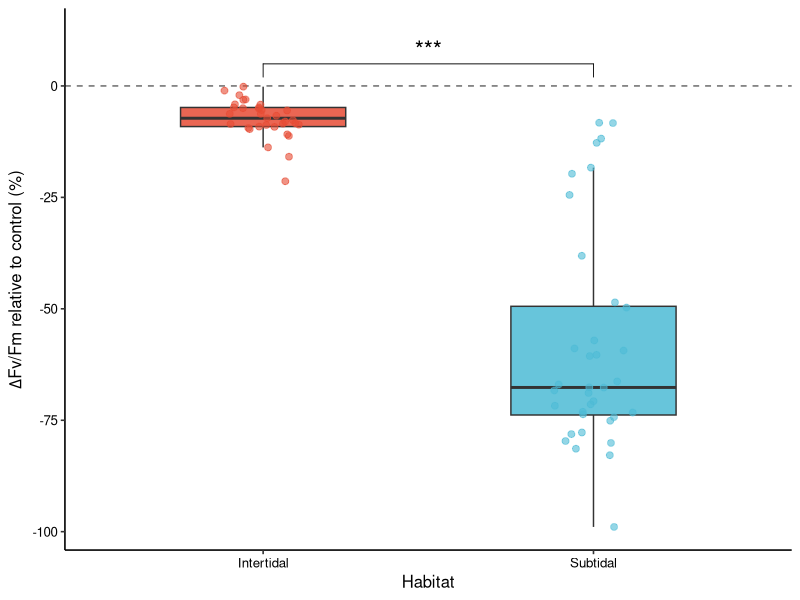
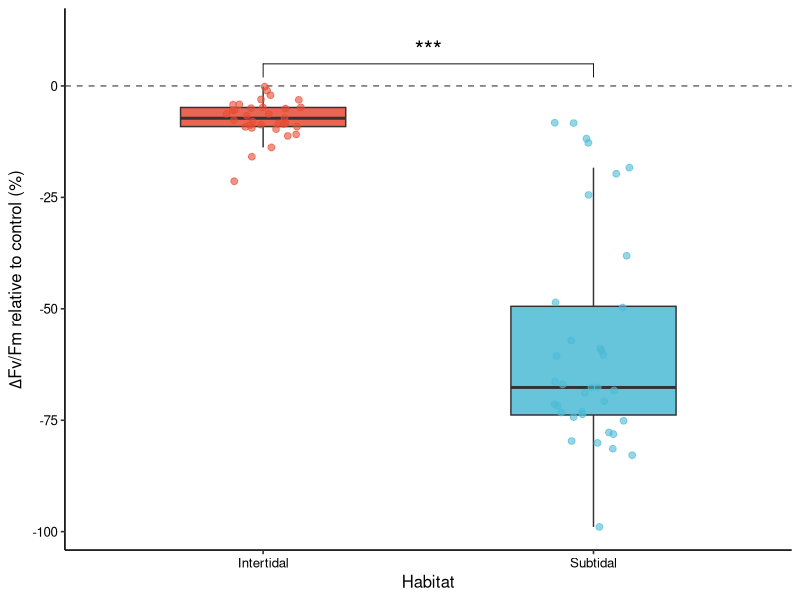
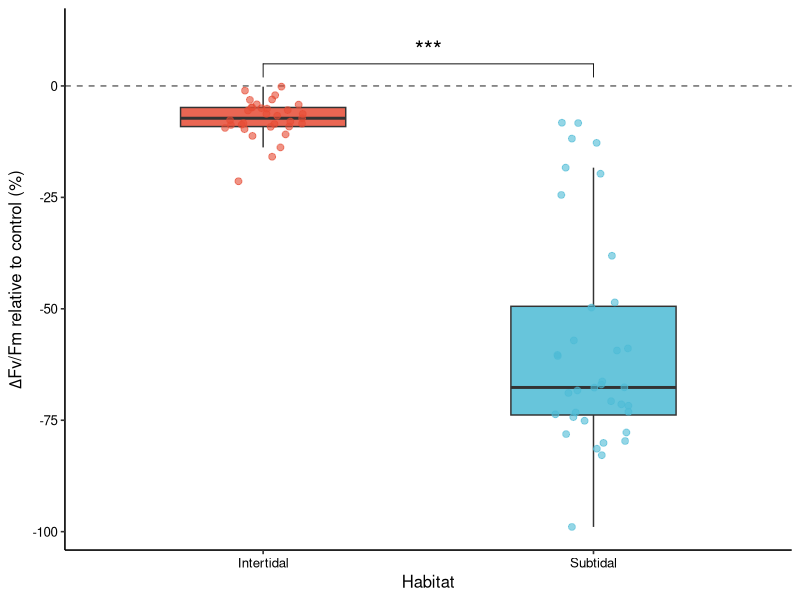

Write R code to recreate these figures, in order.
# =============================================================================
# Fig. 1E — Heat-induced change in Fv/Fm relative to control, Intertidal vs Subtidal.
# DESIGN: split-colony. Each colony was split into one Control (29 C) and one
#   Heat (33 C) fragment.
# =============================================================================
library(ggplot2)
library(dplyr)
library(tidyr)
library(ggpubr)

habitat_colors <- c("IT" = "#E64B35FF", "ST" = "#4DBBD5FF")
habitat_labels <- c("IT" = "Intertidal", "ST" = "Subtidal")


sep <- if (grepl("\t", readLines("FvFm.csv", n = 1))) "\t" else ","
d <- read.csv("FvFm.csv", header = TRUE, sep = sep, check.names = FALSE)

d <- d %>%
  mutate(
    BaseGroup = gsub("-C$|-H$", "", Group),            # IT / ST
    Treatment = ifelse(grepl("-H$", Group), "Heated", "Control"),
    ColonyID  = sub("^.*[CH]", "", Sample)             
  )
stopifnot(all(d$BaseGroup %in% c("IT", "ST")),
          all(d$Treatment %in% c("Control", "Heated")))


wide <- d %>%
  pivot_wider(id_cols = c(BaseGroup, ColonyID),
              names_from = Treatment, values_from = MQY)
if (anyNA(wide$Control) || anyNA(wide$Heated))
  stop("Some colonies lack a matching Control/Heat fragment (pairing not 1:1). ",
       "Check the sample IDs in FvFm.csv.")

wide <- wide %>% mutate(ChangeRate = (Heated - Control) / Control * 100)
wide$BaseGroup <- factor(wide$BaseGroup, levels = c("IT", "ST"))


between_res <- wilcox.test(ChangeRate ~ BaseGroup, data = wide)


within_res <- lapply(c("IT", "ST"), function(g) {
  sub <- wide[wide$BaseGroup == g, ]
  wilcox.test(sub$Heated, sub$Control, paired = TRUE, exact = FALSE)
})
names(within_res) <- c("IT", "ST")

med <- wide %>% group_by(BaseGroup) %>%
  summarise(n = n(), median_change_pct = median(ChangeRate), .groups = "drop")

sink("Figure_1E_stats.txt")
cat("Design: split-colony (paired within habitat)\n\nMedian % change by habitat:\n")
print(as.data.frame(med))
cat("\nBetween-habitat Wilcoxon rank-sum (change rates):\n"); print(between_res)
cat("\nWithin-habitat paired Wilcoxon signed-rank (heat vs control):\n")
print(within_res)
sink()
print(as.data.frame(med)); print(between_res)
write.csv(wide, "Figure_1E_change_rates.csv", row.names = FALSE)


p <- ggplot(wide, aes(x = BaseGroup, y = ChangeRate)) +
  geom_hline(yintercept = 0, linetype = "dashed", color = "grey40") +
  geom_boxplot(aes(fill = BaseGroup), width = 0.5, alpha = 0.85,
               outlier.shape = NA) +
  geom_jitter(aes(color = BaseGroup), width = 0.12, size = 2, alpha = 0.6) +
  stat_compare_means(method = "wilcox.test",
                     comparisons = list(c("IT", "ST")),
                     label = "p.signif",
                     symnum.args = list(cutpoints = c(0, 0.001, 0.01, 0.05, 1),
                                        symbols   = c("***", "**", "*", "ns")),
                     size = 6) +
  scale_fill_manual(values = habitat_colors) +
  scale_color_manual(values = habitat_colors) +
  scale_x_discrete(labels = habitat_labels) +
  scale_y_continuous(expand = expansion(mult = c(0.05, 0.12))) +
  labs(x = "Habitat", y = expression(Delta*"Fv/Fm relative to control (%)")) +
  theme_classic(base_size = 12) +
  theme(legend.position = "none",
        axis.text = element_text(color = "black"))

print(p)
ggsave("Figure_1E_FvFm_change.png", p, width = 4, height = 5, dpi = 600)
ggsave("Figure_1E_FvFm_change.pdf", p, width = 4, height = 5)
